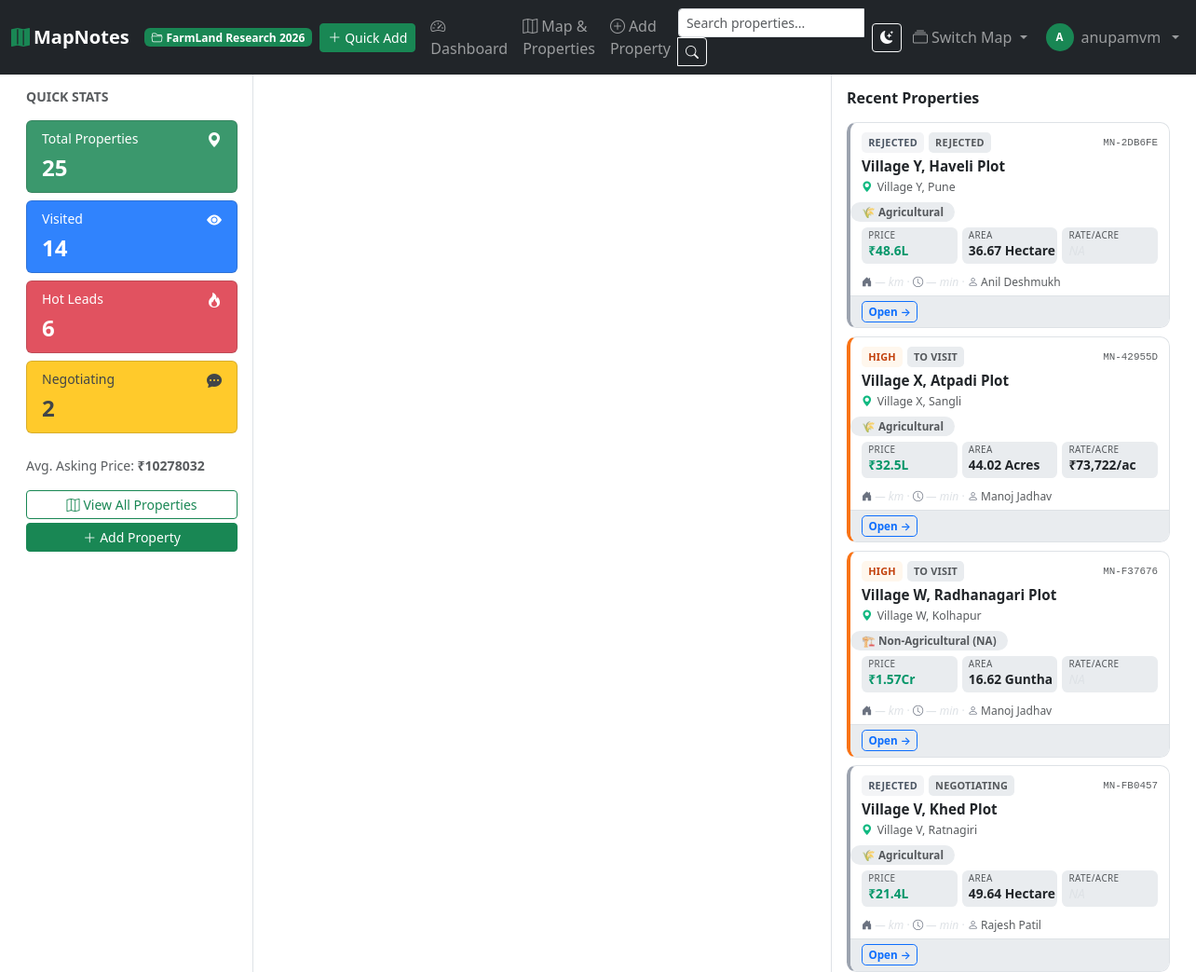
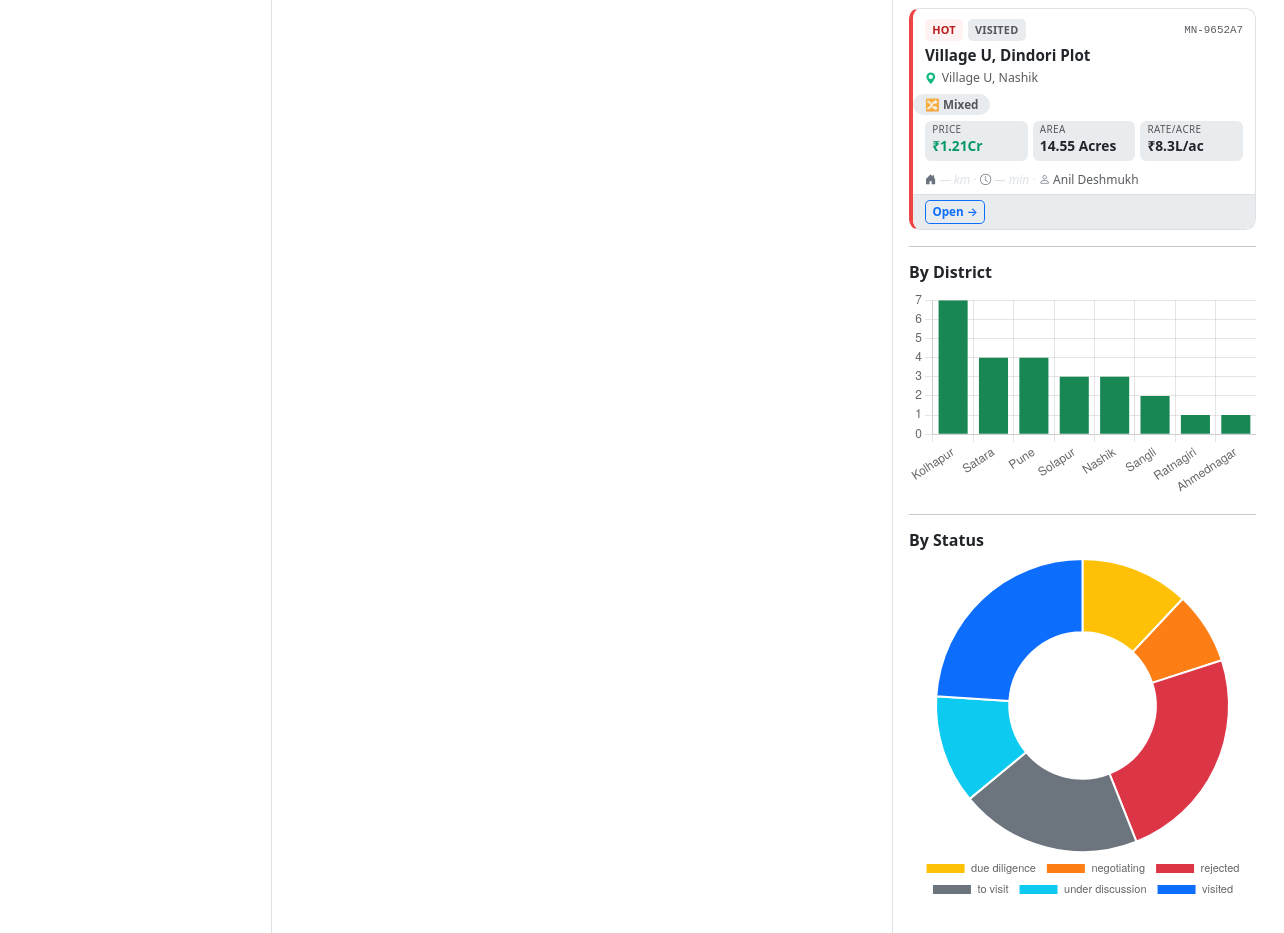
Page /dashboard/ (signed in) on the earlier database version (2 pictures, top to bottom).
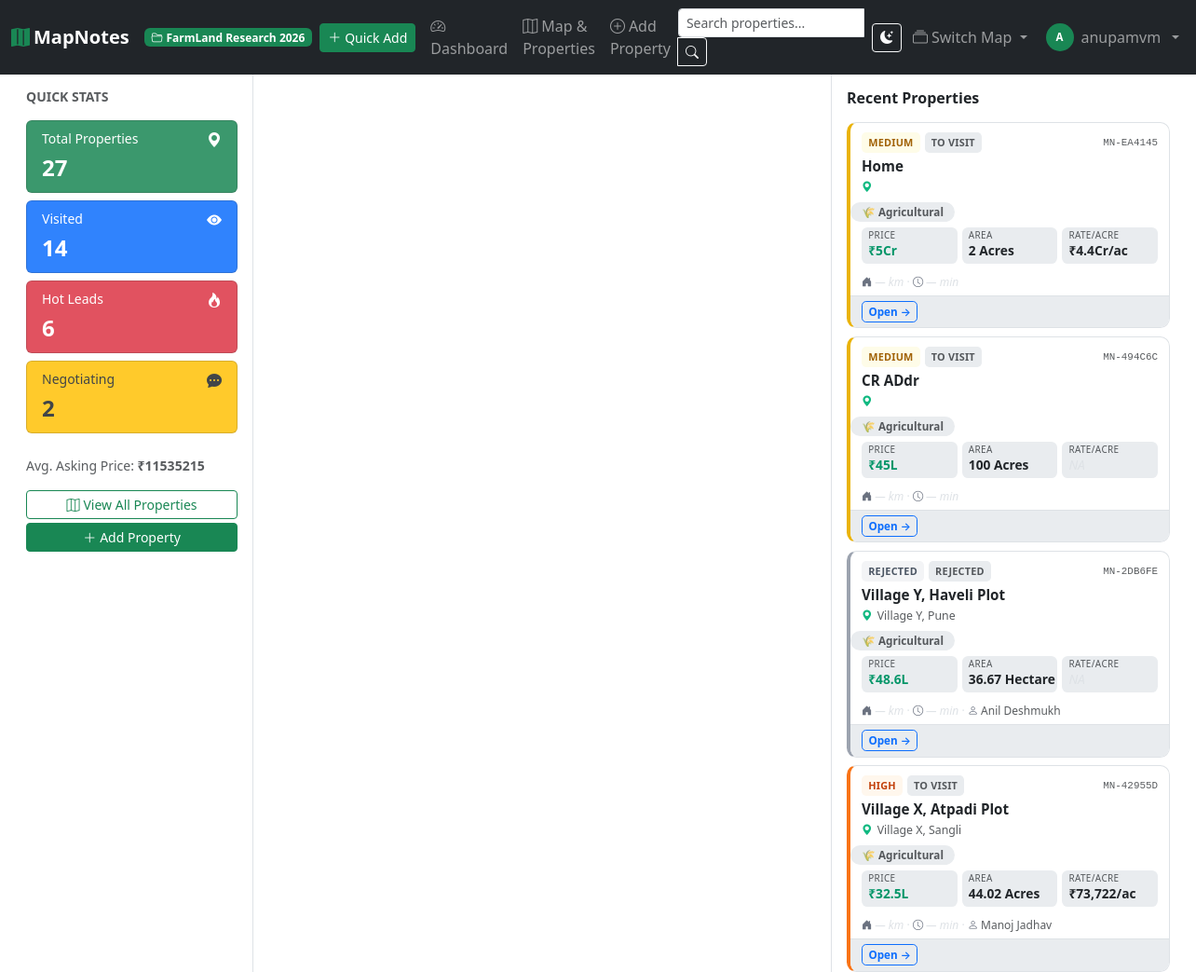
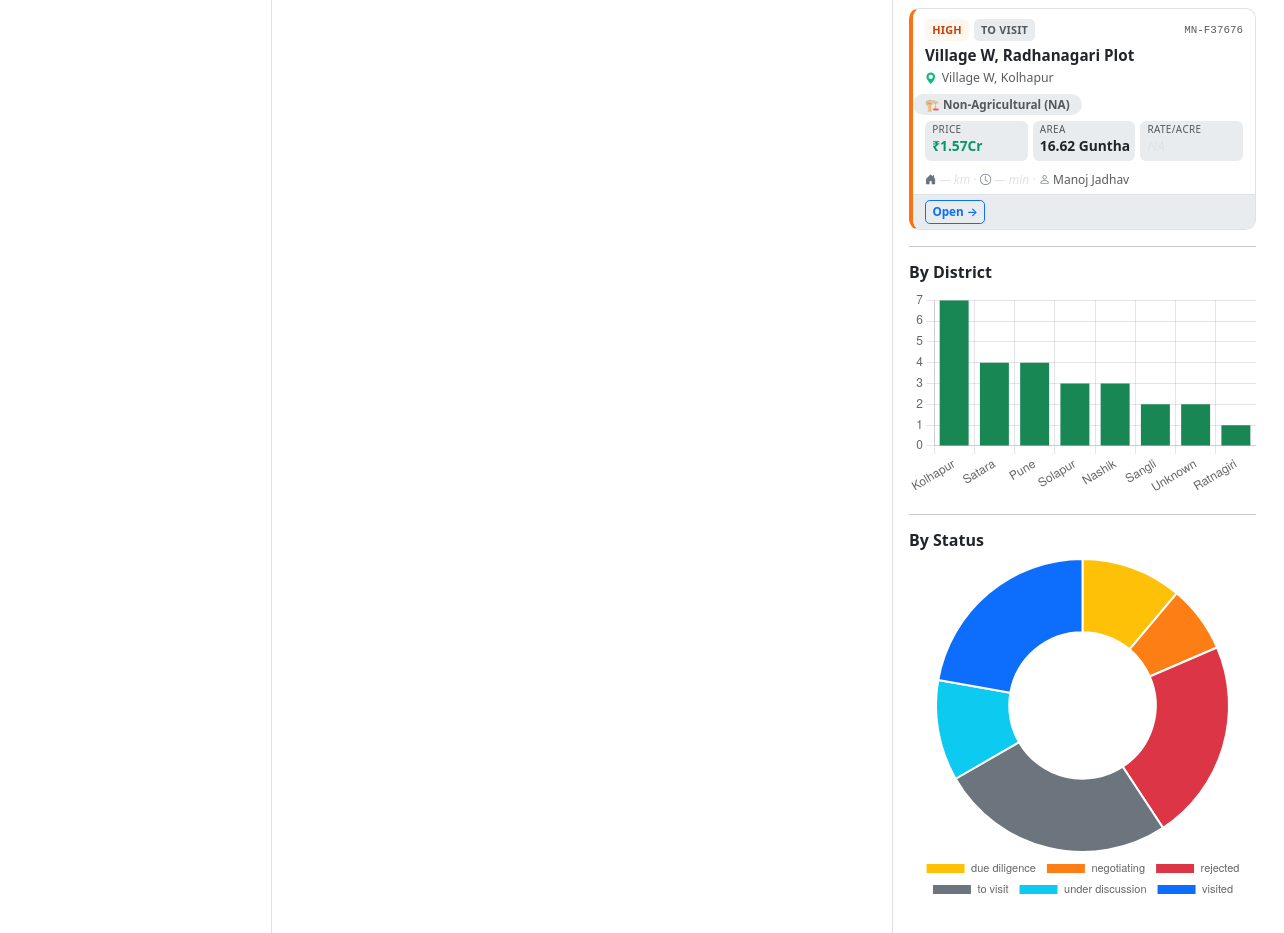
Same page on the later database version (2 pictures, top to bottom).
### apps/core/models.py (models this page shows, shortened)
class Project(models.Model):
    name = models.CharField(max_length=200)
    slug = models.SlugField(max_length=220, unique=True, blank=True)
    description = models.TextField(blank=True)
    project_type = models.CharField(max_length=20, choices=PROJECT_TYPE_CHOICES, default='agriculture')
    year = models.PositiveSmallIntegerField(default=datetime.date.today().year)
    is_active = models.BooleanField(default=True)
    is_default = models.BooleanField(default=False)
    created_at = models.DateTimeField(auto_now_add=True)
    updated_at = models.DateTimeField(auto_now=True)
    class Meta:
        ordering = ['-year', 'name']

### apps/properties/models.py (models this page shows, shortened)
class Property(models.Model):
    project = models.ForeignKey(Project, on_delete=models.PROTECT, related_name='properties')
    name = models.CharField(max_length=255)
    reference_id = models.CharField(max_length=50, unique=True, blank=True)
    slug = models.SlugField(max_length=300, unique=True, blank=True)
    latitude = models.DecimalField(max_digits=10, decimal_places=7, null=True, blank=True)
    longitude = models.DecimalField(max_digits=10, decimal_places=7, null=True, blank=True)
    full_address = models.TextField(blank=True)
    village = models.CharField(max_length=100, blank=True)
    taluka = models.CharField(max_length=100, blank=True)
    district = models.CharField(max_length=100, blank=True)
    state = models.CharField(max_length=100, blank=True, default='Maharashtra')
    country = models.CharField(max_length=100, blank=True, default='India')
    total_area = models.DecimalField(max_digits=12, decimal_places=4, null=True, blank=True)
    area_unit = models.CharField(max_length=20, choices=AREA_UNIT_CHOICES, default='acres')
    land_type = models.CharField(max_length=20, choices=LAND_TYPE_CHOICES, blank=True)
    asking_price = models.DecimalField(max_digits=14, decimal_places=2, null=True, blank=True)
    expected_negotiated_price = models.DecimalField(max_digits=14, decimal_places=2, null=True, blank=True)
    price_per_acre = models.DecimalField(max_digits=14, decimal_places=2, null=True, blank=True)
    price_per_sqft = models.DecimalField(max_digits=14, decimal_places=2, null=True, blank=True)
    estimated_market_value = models.DecimalField(max_digits=14, decimal_places=2, null=True, blank=True)
    owner_name = models.CharField(max_length=200, blank=True)
    agent_name = models.CharField(max_length=200, blank=True)
    agent_phone = models.CharField(max_length=20, blank=True)
    alternate_contact = models.CharField(max_length=200, blank=True)
    investment_score = models.PositiveSmallIntegerField(
        null=True, blank=True,
        validators=[MinValueValidator(0), MaxValueValidator(100)]
    )
    priority = models.CharField(max_length=20, choices=PRIORITY_CHOICES, default='medium')
    status = models.CharField(max_length=30, choices=STATUS_CHOICES, default='to_visit')
    general_notes = models.TextField(blank=True)
    distance_from_home_km = models.DecimalField(max_digits=7, decimal_places=1, null=True, blank=True)
    drive_time_minutes = models.IntegerField(null=True, blank=True)
    created_at = models.DateTimeField(auto_now_add=True)
    updated_at = models.DateTimeField(auto_now=True)
    class Meta:
        verbose_name_plural = 'properties'
        ordering = ['-created_at']
    def get_absolute_url(self):
        return reverse('properties:detail', kwargs={'slug': self.slug})

### apps/core/views.py (the view)
# urls.py: path('dashboard/', views.DashboardView.as_view(), name='dashboard'),
class DashboardView(LoginRequiredMixin, ActiveProjectMixin, TemplateView):
    template_name = 'core/dashboard.html'
    def get_context_data(self, **kwargs):
        ctx = super().get_context_data(**kwargs)
        props = self.project.properties.all()
        ctx['total_properties'] = props.count()
        ctx['total_visited'] = props.filter(
            status__in=['visited', 'under_discussion', 'due_diligence', 'negotiating', 'purchased']
        ).count()
        ctx['hot_count'] = props.filter(priority='hot').count()
        ctx['negotiating_count'] = props.filter(status='negotiating').count()
        ctx['avg_price'] = props.filter(asking_price__isnull=False).aggregate(v=Avg('asking_price'))['v']
        ctx['by_status'] = list(props.values('status').annotate(count=Count('id')))
        ctx['by_priority'] = list(props.values('priority').annotate(count=Count('id')))
        ctx['by_district'] = list(props.values('district').annotate(count=Count('id')).order_by('-count')[:8])
        ctx['recent_properties'] = props.select_related('evaluation').order_by('-updated_at')[:5]
        return ctx

### templates/core/dashboard.html (shortened to what this page needs)
{% extends 'base_three_panel.html' %}
{% load static prop_filters %}
{% block panel_left %}
<h6 class="fw-bold text-muted text-uppercase small mb-3">Quick Stats</h6>
<div class="d-grid gap-2 mb-4">
    <div class="card bg-success text-white stat-card"
         data-filter="all"
         hx-get="{% url 'core:dashboard-props' %}?filter=all"
         hx-target="#prop-list-section"
         hx-swap="innerHTML">
        <div class="card-body py-2 px-3">
            <div class="d-flex justify-content-between">
                <span class="small">Total Properties</span>
                <i class="bi bi-geo-alt-fill"></i>
            </div>
            <div class="fs-4 fw-bold">{{ total_properties }}</div>
        </div>
    </div>
    <div class="card bg-primary text-white stat-card"
         data-filter="visited"
         hx-get="{% url 'core:dashboard-props' %}?filter=visited"
         hx-target="#prop-list-section"
         hx-swap="innerHTML">
        <div class="card-body py-2 px-3">
            <div class="d-flex justify-content-between">
                <span class="small">Visited</span>
                <i class="bi bi-eye-fill"></i>
            </div>
            <div class="fs-4 fw-bold">{{ total_visited }}</div>
        </div>
    </div>
    <div class="card bg-danger text-white stat-card"
         data-filter="hot"
         hx-get="{% url 'core:dashboard-props' %}?filter=hot"
         hx-target="#prop-list-section"
         hx-swap="innerHTML">
        <div class="card-body py-2 px-3">
            <div class="d-flex justify-content-between">
                <span class="small">Hot Leads</span>
                <i class="bi bi-fire"></i>
            </div>
            <div class="fs-4 fw-bold">{{ hot_count }}</div>
        </div>
    </div>
    <div class="card bg-warning text-dark stat-card"
         data-filter="negotiating"
         hx-get="{% url 'core:dashboard-props' %}?filter=negotiating"
         hx-target="#prop-list-section"
         hx-swap="innerHTML">
        <div class="card-body py-2 px-3">
            <div class="d-flex justify-content-between">
                <span class="small">Negotiating</span>
                <i class="bi bi-chat-dots-fill"></i>
            </div>
            <div class="fs-4 fw-bold">{{ negotiating_count }}</div>
        </div>
    </div>
</div>
{% if avg_price %}
<div class="text-muted small mb-3">
    Avg. Asking Price: <strong>₹{{ avg_price|floatformat:0 }}</strong>
</div>
{% endif %}
<div class="d-grid gap-1">
    <a href="{% url 'properties:list' %}" class="btn btn-outline-success btn-sm">
        <i class="bi bi-map me-1"></i>View All Properties
    </a>
    <a href="{% url 'properties:create' %}" class="btn btn-success btn-sm">
        <i class="bi bi-plus-lg me-1"></i>Add Property
    </a>
</div>
{% endblock %}
{% block panel_center %}
<div id="map-container"
     data-markers-url="{% url 'properties:map-markers' %}"
     data-new-url="{% url 'properties:create' %}"
     data-click-to-add="true"></div>
{% endblock %}
{% block panel_right %}
<div class="p-3">
    <div id="prop-list-section">
    <h6 class="fw-bold mb-3">Recent Properties</h6>
    {% for prop in recent_properties %}
    <div class="prop-card priority-border-{{ prop.priority }}"
         data-slug="{{ prop.slug }}"
         onmouseenter="window.mapManager && window.mapManager.highlightMarker('{{ prop.slug }}')"
         onclick="window.mapManager && window.mapManager.openMarker('{{ prop.slug }}')">
      <div class="pc-topbar">
        <span class="pc-badge pc-pri-{{ prop.priority }}">{{ prop.get_priority_display }}</span>
        <span class="pc-badge pc-status">{{ prop.get_status_display }}</span>
        <span class="pc-ref ms-auto">{{ prop.reference_id }}</span>
      </div>
      <div class="pc-name" title="{{ prop.name }}">{{ prop.name }}</div>
      <div class="pc-loc">
        <i class="bi bi-geo-alt-fill"></i>
        {{ prop.village }}{% if prop.village and prop.district %}, {% endif %}{{ prop.district }}
      </div>
      {% if prop.land_type %}
      <div class="pc-type">
        {% if prop.land_type == 'agricultural' %}🌾{% elif prop.land_type == 'na' %}🏗{% elif prop.land_type == 'residential' %}🏠{% elif prop.land_type == 'commercial' %}🏪{% else %}🔀{% endif %}
        {{ prop.get_land_type_display }}
      </div>
      {% endif %}
      <div class="pc-metrics">
        <div class="pc-metric">
          <span class="pc-mlabel">Price</span>
          <span class="pc-mval pc-price">{% if prop.asking_price %}{{ prop.asking_price|inr }}{% else %}<span class="pc-na">NA</span>{% endif %}</span>
        </div>
        <div class="pc-metric">
          <span class="pc-mlabel">Area</span>
          <span class="pc-mval">{% if prop.total_area %}{{ prop.total_area|floatstrip }} {{ prop.get_area_unit_display }}{% else %}<span class="pc-na">NA</span>{% endif %}</span>
        </div>
        <div class="pc-metric">
          <span class="pc-mlabel">Rate/Acre</span>
          <span class="pc-mval">{% if prop.price_per_acre %}{{ prop.price_per_acre|inr_acre }}{% else %}<span class="pc-na">NA</span>{% endif %}</span>
        </div>
      </div>
      <div class="pc-dist-row">
        <span class="pc-dist-item"><i class="bi bi-house-door-fill"></i>
          {% if prop.distance_from_home_km %}{{ prop.distance_from_home_km }} km{% else %}<span class="pc-na">— km</span>{% endif %}
        </span>
        <span class="pc-dist-sep">·</span>
        <span class="pc-dist-item"><i class="bi bi-clock"></i>
          {% if prop.drive_time_minutes %}~{{ prop.drive_time_minutes }} min{% else %}<span class="pc-na">— min</span>{% endif %}
        </span>
        {% if prop.agent_name %}
        <span class="pc-dist-sep">·</span>
        <span class="pc-dist-item"><i class="bi bi-person"></i> {{ prop.agent_name }}</span>
        {% endif %}
      </div>
      <div class="pc-footer" onclick="event.stopPropagation();">
        <div class="pc-actions">
          <a href="{{ prop.get_absolute_url }}" class="pc-open">Open →</a>
        </div>
      </div>
    </div>
    {% empty %}
    <p class="text-muted small">No properties yet. Use Quick Add to add one.</p>
    {% endfor %}
    </div>
    {% if by_district %}
    <hr>
    <h6 class="fw-bold mb-2">By District</h6>
    <canvas id="districtChart" height="180"></canvas>
    {% endif %}
    {% if by_status %}
    <hr>
    <h6 class="fw-bold mb-2">By Status</h6>
    <canvas id="statusChart" height="180"></canvas>
    {% endif %}
</div>
{% endblock %}
{% block extra_js %}
{% load static %}
{% if by_district %}
<script>
const districtData = {{ by_district|safe }};
const statusData = {{ by_status|safe }};
new Chart(document.getElementById('districtChart'), {
    type: 'bar',
    data: {
        labels: districtData.map(d => d.district || 'Unknown'),
        datasets: [{
            data: districtData.map(d => d.count),
            backgroundColor: '#198754',
        }]
    },
    options: { plugins: { legend: { display: false } }, scales: { y: { beginAtZero: true, ticks: { stepSize: 1 } } } }
});
const statusColors = { to_visit:'#6c757d', visited:'#0d6efd', under_discussion:'#0dcaf0', due_diligence:'#ffc107', negotiating:'#fd7e14', purchased:'#198754', rejected:'#dc3545' };
new Chart(document.getElementById('statusChart'), {
    type: 'doughnut',
    data: {
        labels: statusData.map(d => d.status.replace(/_/g,' ')),
        datasets: [{ data: statusData.map(d => d.count), backgroundColor: statusData.map(d => statusColors[d.status] || '#6c757d') }]
    },
    options: { plugins: { legend: { position: 'bottom', labels: { font: { size: 11 } } } } }
});
</script>
{% endif %}
{% endblock %}

### templates/components/_navbar.html (shortened to what this page needs)
{% load static %}
<nav class="navbar navbar-expand-lg navbar-dark bg-dark sticky-top">
    <div class="container-fluid">
        <a class="navbar-brand fw-bold" href="{% url 'core:project-list' %}">
            <i class="bi bi-map-fill text-success me-1"></i>MapNotes
        </a>
        {% if active_project %}
        <span class="badge bg-success me-2 d-none d-md-inline">
            <i class="bi bi-folder2-open me-1"></i>{{ active_project.name }}
        </span>
        {% endif %}
        {% if user.is_authenticated %}
        <a class="btn btn-success btn-sm ms-auto me-2" href="{% url 'properties:chat' %}" style="flex-shrink:0;">
            <i class="bi bi-plus-lg me-1"></i><span>Quick Add</span>
        </a>
        {% endif %}
        <div class="collapse navbar-collapse" id="mainNav">
            {% if active_project %}
            <ul class="navbar-nav me-auto">
                <li class="nav-item">
                    <a class="nav-link" href="{% url 'core:dashboard' %}">
                        <i class="bi bi-speedometer2 me-1"></i>Dashboard
                    </a>
                </li>
                <li class="nav-item">
                    <a class="nav-link" href="{% url 'properties:list' %}">
                        <i class="bi bi-map me-1"></i>Map &amp; Properties
                    </a>
                </li>
                <li class="nav-item">
                    <a class="nav-link" href="{% url 'properties:create' %}">
                        <i class="bi bi-plus-circle me-1"></i>Add Property
                    </a>
                </li>
            </ul>
            <form class="d-flex me-2" action="{% url 'core:search' %}" method="get">
                <div class="input-group input-group-sm">
                    <input class="form-control" type="search" name="q"
                           placeholder="Search properties..." id="global-search"
                           value="{{ request.GET.q }}" style="min-width: 200px;">
                    <button class="btn btn-outline-light" type="submit">
                        <i class="bi bi-search"></i>
                    </button>
                </div>
            </form>
            {% else %}
            <ul class="navbar-nav me-auto"></ul>
            {% endif %}
            <ul class="navbar-nav align-items-center">
                <li class="nav-item me-1">
                    <button class="btn btn-outline-light btn-sm" id="darkModeToggle" title="Toggle dark mode">
                    </button>
                </li>
                {% if active_project %}
                <li class="nav-item dropdown">
                    <a class="nav-link dropdown-toggle" href="#" role="button" data-bs-toggle="dropdown">
                        <i class="bi bi-collection me-1"></i>Switch Map
                    </a>
                </li>
                {% endif %}
                {% if user.is_authenticated %}
                <li class="nav-item dropdown ms-1">
                    <a class="nav-link dropdown-toggle d-flex align-items-center gap-2 py-1" href="#"
                       role="button" data-bs-toggle="dropdown" aria-expanded="false">
                        <span class="rounded-circle bg-success text-white d-inline-flex align-items-center justify-content-center fw-bold flex-shrink-0"
                              style="width:30px;height:30px;font-size:0.72rem;">
                            {% if user.first_name %}{{ user.first_name|first|upper }}{{ user.last_name|first|upper }}{% else %}{{ user.username|first|upper }}{% endif %}
                        </span>
                        <span class="d-none d-lg-inline text-truncate" style="max-width:120px;">
                            {{ user.get_full_name|default:user.username }}
                        </span>
                    </a>
                </li>
                {% endif %}
            </ul>
        </div>
    </div>
</nav>

Differences in the rows shown:
no longer on this page (row unchanged): Property: priority "REJECTED", status "NEGOTIATING", reference_id "MN-FB0457", name "Village V, Khed Plot", village "Village V", district "Ratnagiri", land_type "Agricultural", asking_price|inr "₹21.4L", total_area "49.64", area_unit "Hectare", shows "— km", shows "— min", agent_name "Rajesh Patil"
no longer on this page (row unchanged): Property: priority "HOT", status "VISITED", reference_id "MN-9652A7", name "Village U, Dindori Plot", village "Village U", district "Nashik", land_type "Mixed", asking_price|inr "₹1.21Cr", total_area "14.55", area_unit "Acres", price_per_acre|inr_acre "₹8.3L/ac", shows "— km", shows "— min", agent_name "Anil Deshmukh"
added Property: priority "MEDIUM", status "TO VISIT", reference_id "MN-EA4145", name "Home", land_type "Agricultural", asking_price|inr "₹5Cr", total_area "2", area_unit "Acres", price_per_acre|inr_acre "₹4.4Cr/ac", shows "— km", shows "— min"
added Property: priority "MEDIUM", status "TO VISIT", reference_id "MN-494C6C", name "CR ADdr", land_type "Agricultural", asking_price|inr "₹45L", total_area "100", area_unit "Acres", shows "— km", shows "— min"
Other differences:
{{ total_properties }}: "25" → "27"
{{ avg_price|floatformat:0 }}: "10278032" → "11535215"
chart data {{ by_status|safe }}: [{'status': 'due_diligence', 'count': 3}, {'status': 'negotiating', 'count': 2}, {'status': 'rejected', 'count': 6}, {'status': 'to_visit', 'count': 5}, {'status': 'under_discussion', 'count': 3}, {'status': 'visited', 'count': 6}] → [{'status': 'due_diligence', 'count': 3}, {'status': 'negotiating', 'count': 2}, {'status': 'rejected', 'count': 6}, {'status': 'to_visit', 'count': 7}, {'status': 'under_discussion', 'count': 3}, {'status': 'visited', 'count': 6}]
